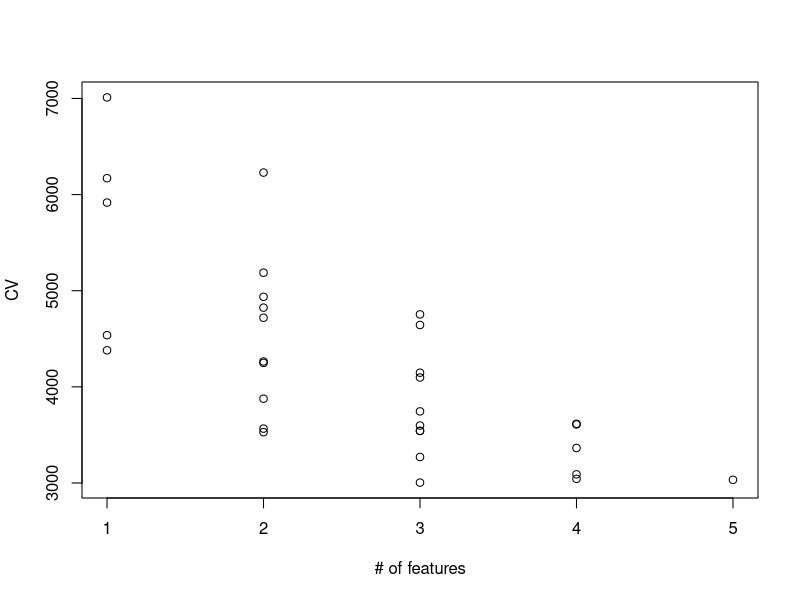

Source code (R):
setwd("/Users/Simon/Documents/TDDE01/tdde01/Simon/lab2_assignment1")
set.seed(12345) 
data = swiss
nFolds = 5

linear_regression = function(X,Y){
  X = cbind(1,X)
  Beta = solve((t(X) %*% as.matrix(X))) %*% (t(X)%*%Y)
  print(Beta)
  return(Beta)
}

predict_cv = function(model, testData){
  lin_fnc=model[,1]
  to_be_removed = colnames(testData[,-1])
  to_be_removed = to_be_removed[! to_be_removed %in% names(lin_fnc[-1]), drop = F]
  updated_data = testData[, ! names(testData) %in% to_be_removed, drop = F]
  cv = 0;
  for(i in 1:nrow(testData)){
    predict=sum((lin_fnc[-1])*(updated_data[i,-1]))+lin_fnc[1]
    real = updated_data[i,1]

    cv = cv + (predict-real)^2
  }

  return(cv)
  
}

#Calculate 
cv = function(){
  #Shuffle data
  rdata=data[sample(nrow(data)),]
  #Create 5 folds
  folds <- cut(seq(1,nrow(rdata)),breaks=5,labels=FALSE)
  print(folds)
  best_cv = Inf
  best_subset = "NULL"
  cv_list=c()
  feature_list=c()
  for(j in 1:5){
    subset = combn(names(swiss[,-1]),j, simplify = TRUE)
    
    for (col in 1:ncol(subset)){
      total_cv = 0
      for(i in 1:5){
        testIndexes <- which(folds==i,arr.ind=TRUE)
        testData <- rdata[testIndexes, ]
        trainData <- rdata[-testIndexes, ]
        to_be_removed = colnames(trainData)
        to_be_removed = to_be_removed[! to_be_removed %in% subset[,col], drop = F] 
        subset_data = trainData[, ! names(trainData) %in% to_be_removed, drop = F]
        model = linear_regression(subset_data,trainData[1][,1])
        cv = predict_cv(model,testData)
        total_cv = total_cv+cv
        
      }
      cv_list[length(cv_list)+1]=total_cv
      feature_list[length(feature_list)+1]=length(names(subset_data))
      if(total_cv < best_cv){
        best_cv = total_cv
        #print(subset_data)
        best_subset = names(subset_data)
      }
      #print(total_cv)

    }
  }
  #Display the best CV and subset
  #print(best_cv)
  #print(best_subset)
  
  #Plot all CV scores against # of features
  plot(feature_list,cv_list, xlab = "# of features", ylab="CV")

}
cv()
